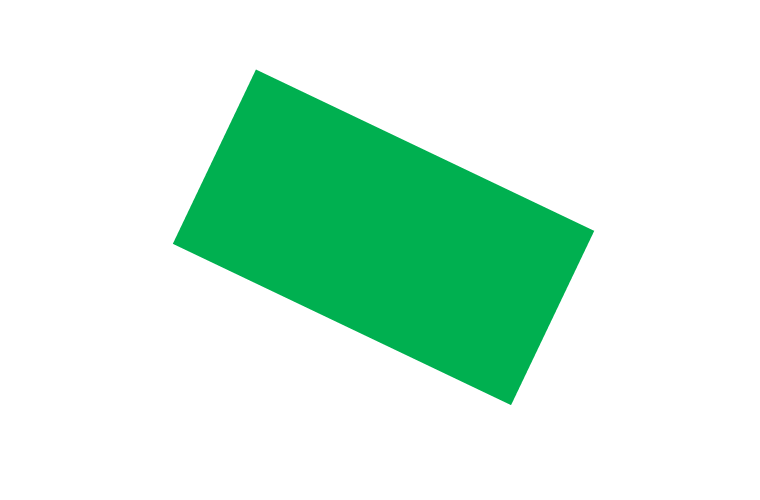
#> input picture dataset/rectangle.png, 760 x 500 px, found by its file name
$ python Affine.py
#> lines starting #> are read from the running program, lines starting #| are printed output that depends on the picture
import cv2
import numpy as np

img = cv2.imread("dataset/rectangle.png")
#> img is the input picture: shape (500, 760, 3); mean B, G, R 221.7, 240, 206.4
print(img.shape)
#| (500, 760, 3)
rows,cols,ch = img.shape
#> rows = 500; cols = 760; ch = 3

#point p1(257,72) p2(594,230) p3(174,243)
#point2 p1(132,141) p2(566,141) p3(192,334) target point

pts1 = np.float32([[257,72],[594,230],[174,243]])
pts2 = np.float32([[192,141],[566,141],[192,334]])

M = cv2.getAffineTransform(pts1,pts2)
print(M)
res =cv2.warpAffine(img,M,(cols,rows),borderValue=(255,255,255))
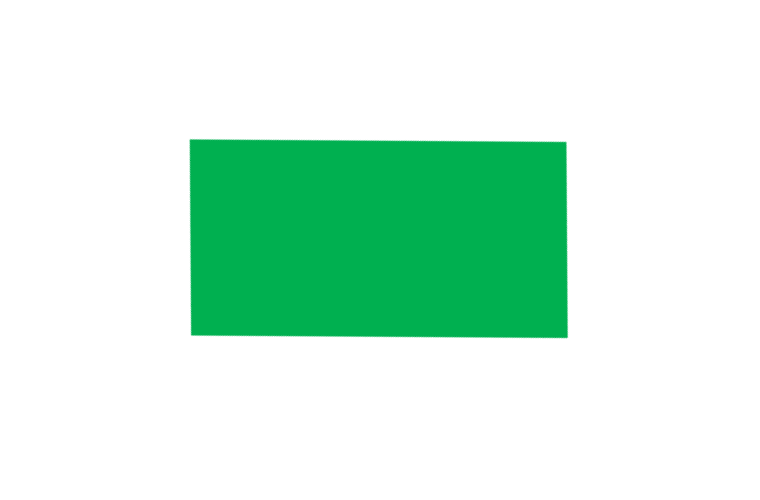
#> res: shape (500, 760, 3); mean B, G, R 221, 239.6, 205.4
cv2.imshow("Original Image",img)
cv2.imshow("Result Image",res)
cv2.waitKey(0)
cv2.destroyAllWindows()

$ run again, with dataset/checkerboard.png copied over dataset/rectangle.png
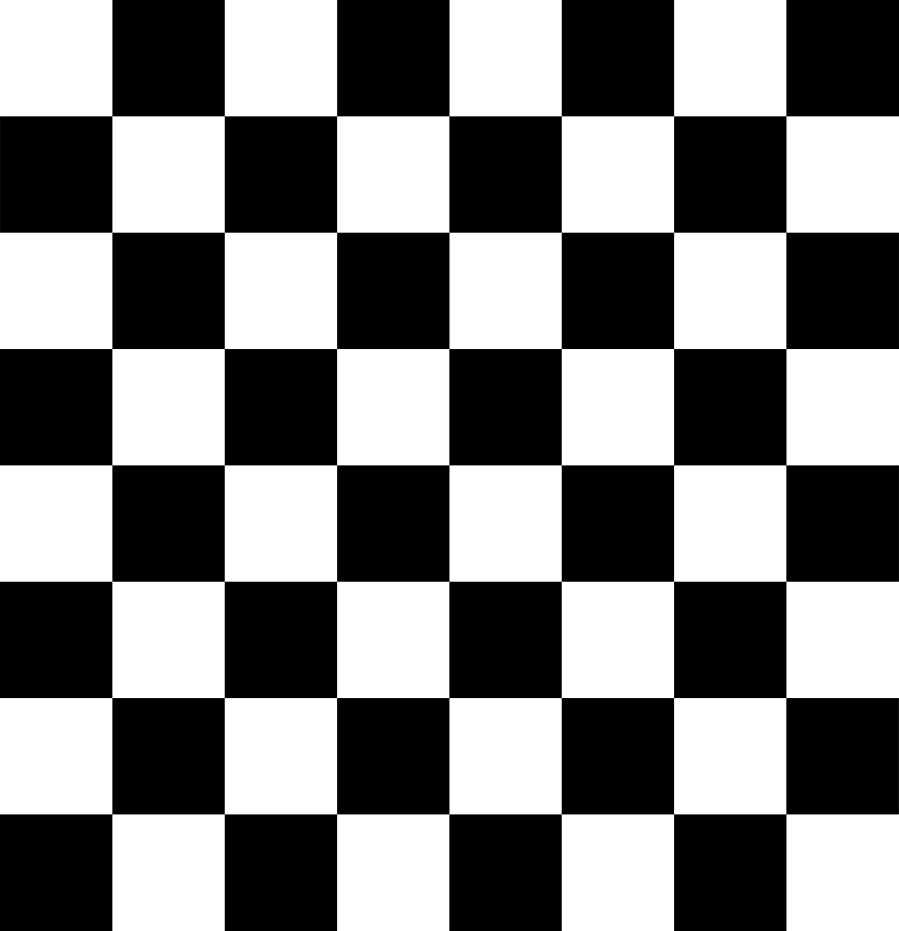
#> input picture dataset/checkerboard.png, 3595 x 3723 px, found by its file name (shown at 1/4 size)
#> img is the input picture: shape (3723, 3595, 3); min 0, max 255, mean 127.5
#| (3723, 3595, 3)
#> `res =cv2.warpAffine(img,M,(cols,rows),borderValue=(255,255,255))`:
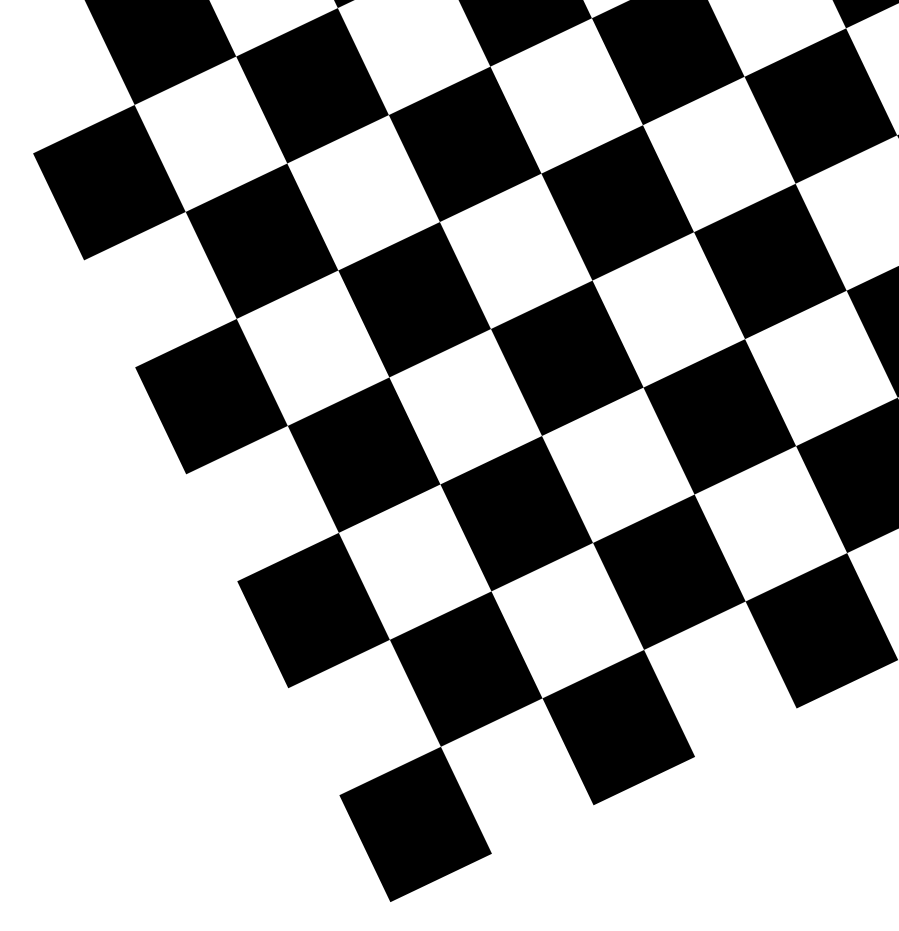
#> res: shape (3723, 3595, 3) (shown at 1/4 size); min 0, max 255, mean 164.9
